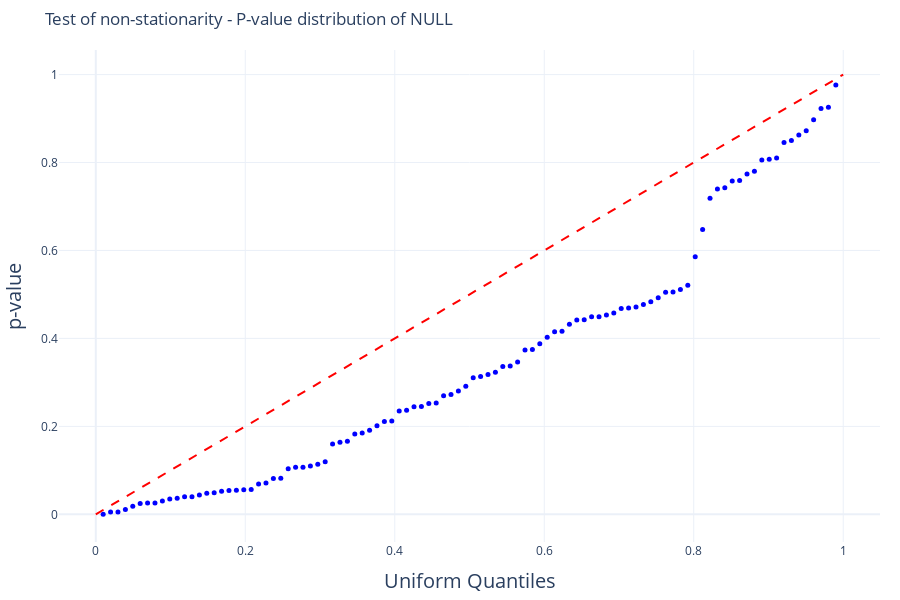

The notebook cell this image was saved under:
### Code cell
with open ('/Users/gulugulu/repos/PuningAnalysis/results/output_data/genome_information/example_non_uniform_null_p_value_ton.json', 'r') as infile3:
    example_p_value_list_non_uniform_null = json.load(infile3)

fig = qq_plot_uniform([p for p in example_p_value_list_non_uniform_null if p != None])

fig.update_layout(title='Test of non-stationarity - P-value distribution of NULL', 
                  xaxis_title='Uniform Quantiles', 
                  yaxis_title='p-value',
                    template='plotly_white',
                    margin=dict(l=20, r=20, t=50, b=20),
                    autosize=True,
                    yaxis_title_font={'size': 20},  
                    xaxis_title_font={'size': 20}, 
                    width=None)
fig.show()
